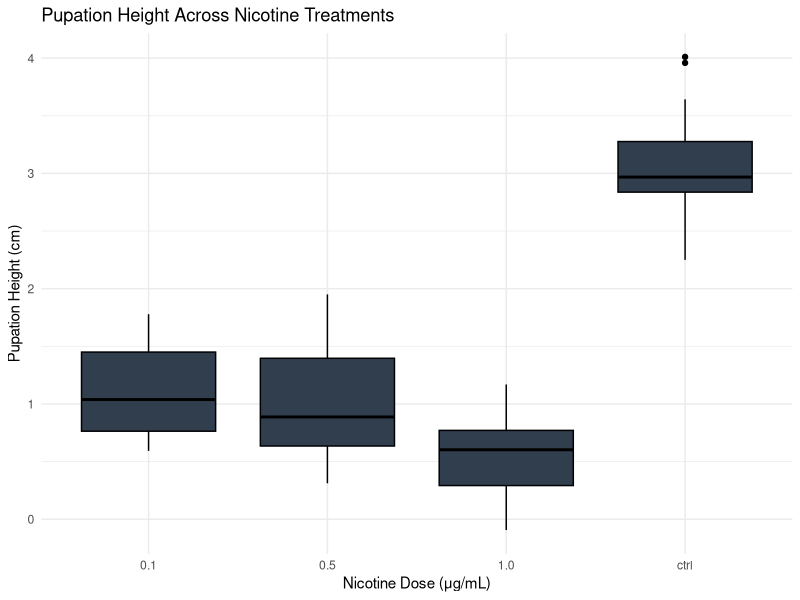
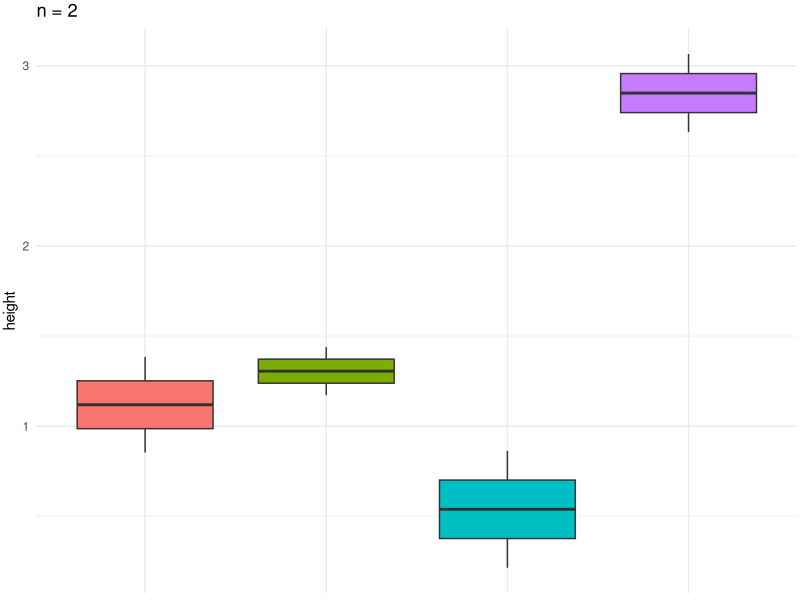
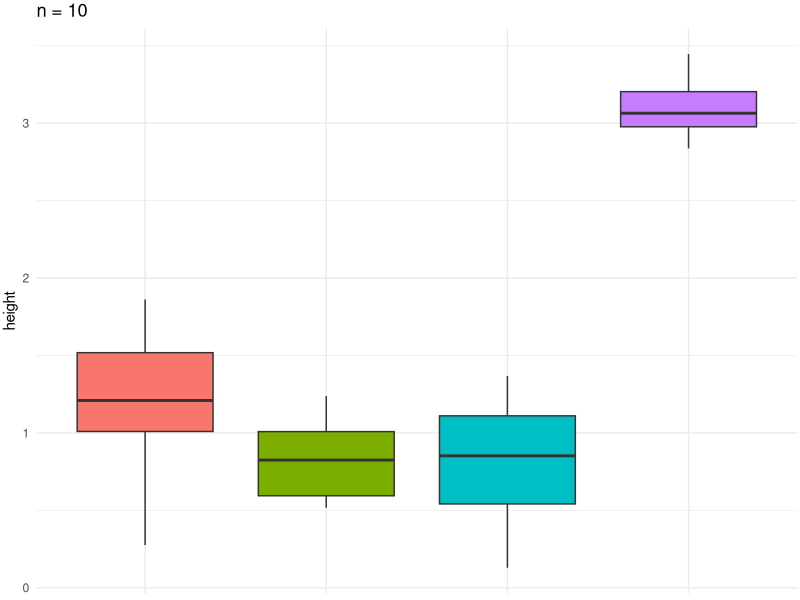
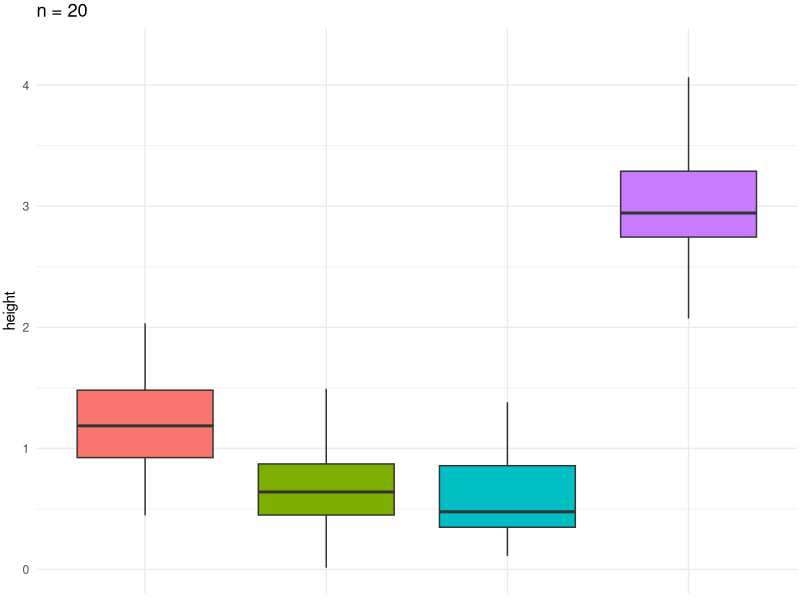
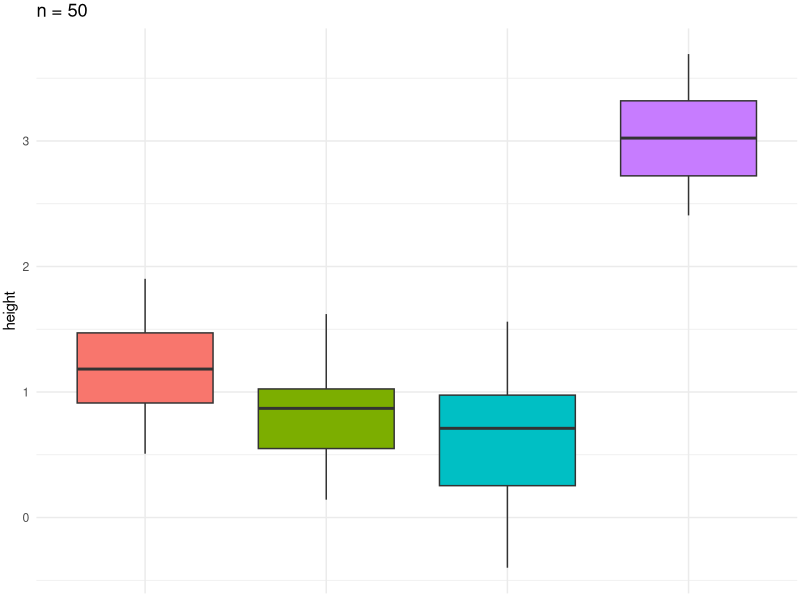
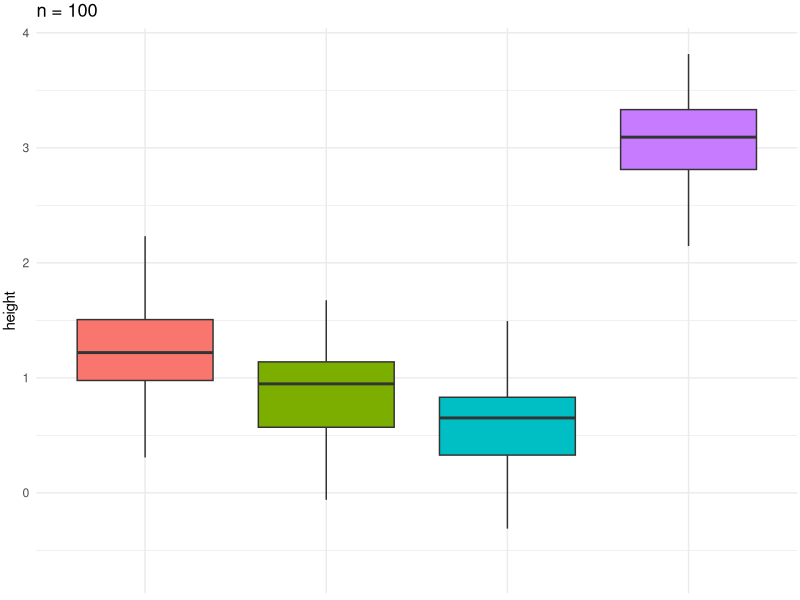
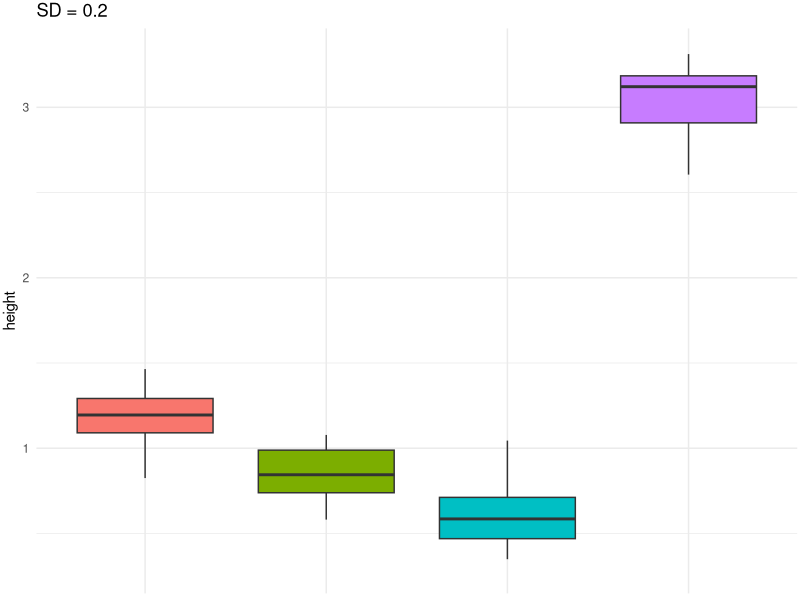
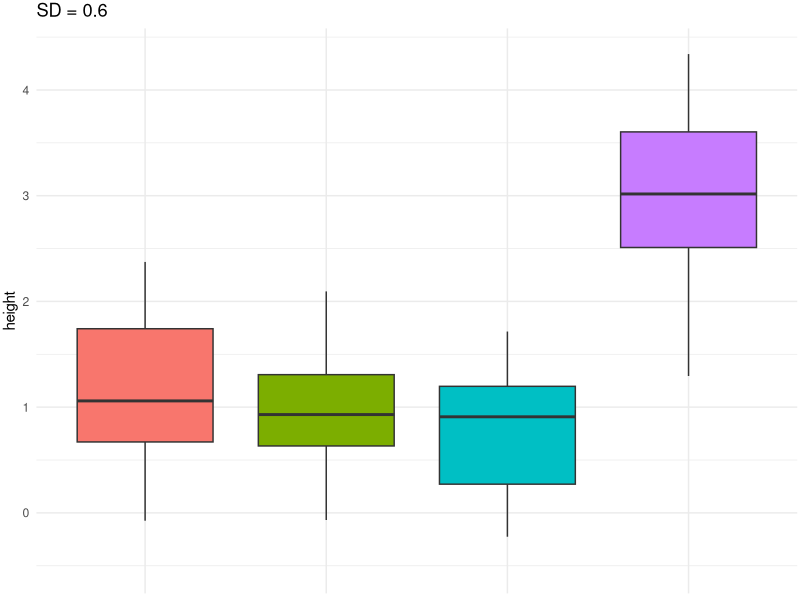

R code for these plots, in order:
# Homework 6
# Creating Fake Data Sets To Explore Hypotheses
# Feb 19 2025
# SMS

# Create dataset
set.seed(321)
sampleS <- floor(runif(1, min = 5, max = 20))
nic_dose <- rep(c("ctrl", "0.1", "0.5", "1.0"), each = sampleS)
means <- rep(c(3.03, 1.20, 0.86, 0.6), each = sampleS)
height <- rnorm(length(nic_dose), mean = means, sd = 0.4)

nic_data <- data.frame(nic_dose,height)
print(nic_data)

# Quick plot
library(ggplot2)
ggplot(data = nic_data, aes(x = nic_dose, y = height)) +
  geom_boxplot(fill = "#303E4E", color = "black") +
  labs(title = "Pupation Height Across Nicotine Treatments", x = "Nicotine Dose (μg/mL)", y = "Pupation Height (cm)") +
  theme_minimal()

# ANOVA analysis
nicAOV <- aov(height ~ nic_dose, data = nic_data)
nic_summary <- summary(nicAOV)
print(nic_summary)

# Extract and print p-value
p_value <- nic_summary[[1]][["Pr(>F)"]][1]
cat("ANOVA p-value:", p_value, "\n")


# For loop takes given sample sizes (i)
# recreates dataset based on i and outputs p value and boxplot
sample_sizes <- c(2, 10, 20, 50, 100)

for (i in sample_sizes) {
  cat("Sample size =", i, "\n")

  # Generate data
  nic_dose <- rep(c("ctrl", "0.1", "0.5", "1.0"), each = i)
  means <- rep(c(3.03, 1.20, 0.86, 0.6), each = i)
  height <- rnorm(length(nic_dose), mean = means, sd = 0.4)
  nic_data <- data.frame(nic_dose, height)

  # Run ANOVA and extract p-value
  nicAOV <- aov(height ~ nic_dose, data = nic_data)
  p_value <- summary(nicAOV)[[1]][["Pr(>F)"]][1]

  # Print the p-value
  cat("P-value:", p_value, "\n\n")

  # Generate and print the boxplot
  box_plot <- ggplot(nic_data, aes(x = nic_dose, y = height, fill = nic_dose)) +
    geom_boxplot(outlier.shape = NA) +
    theme_minimal() +
    theme(legend.position = "none",
          axis.title.x = element_blank(),
          axis.text.x = element_blank(),
          axis.ticks.x = element_blank(),
          plot.margin = margin(2, 2, 2, 2)) +
    ggtitle(paste("n =", i))
  ggsave(paste0("hmk6n", i,".jpeg"), width = 3, height = 3, units = "cm")

  print(box_plot)
}



# For loop takes given mulipliers (i) and assesses the effect on SD
# recreates dataset based on i and outputs p value and boxplot
multiplier <- c(0.5, 1.5, 2.5)

for (i in multiplier) {
  cat("Standard Diviation =", 0.4*i, "\n")

  # Generate data
  nic_dose <- rep(c("ctrl", "0.1", "0.5", "1.0"), each = sampleS)
  means <- rep(c(3.03, 1.20, 0.86, 0.6), each = sampleS)
  height <- rnorm(length(nic_dose), mean = means, sd = 0.4*i)
  nic_data <- data.frame(nic_dose, height)

  # Run ANOVA and extract p-value
  nicAOV <- aov(height ~ nic_dose, data = nic_data)
  p_value <- summary(nicAOV)[[1]][["Pr(>F)"]][1]

  # Print the p-value
  cat("P-value:", p_value, "\n\n")

  # Generate and print the boxplot
  box_plot <- ggplot(nic_data, aes(x = nic_dose, y = height, fill = nic_dose)) +
    geom_boxplot(outlier.shape = NA) +
    theme_minimal() +
    theme(legend.position = "none",
          axis.title.x = element_blank(),
          axis.text.x = element_blank(),
          axis.ticks.x = element_blank(),
          plot.margin = margin(2, 2, 2, 2)) +
    ggtitle(paste("SD =", 0.4*i))

  print(box_plot)
}






